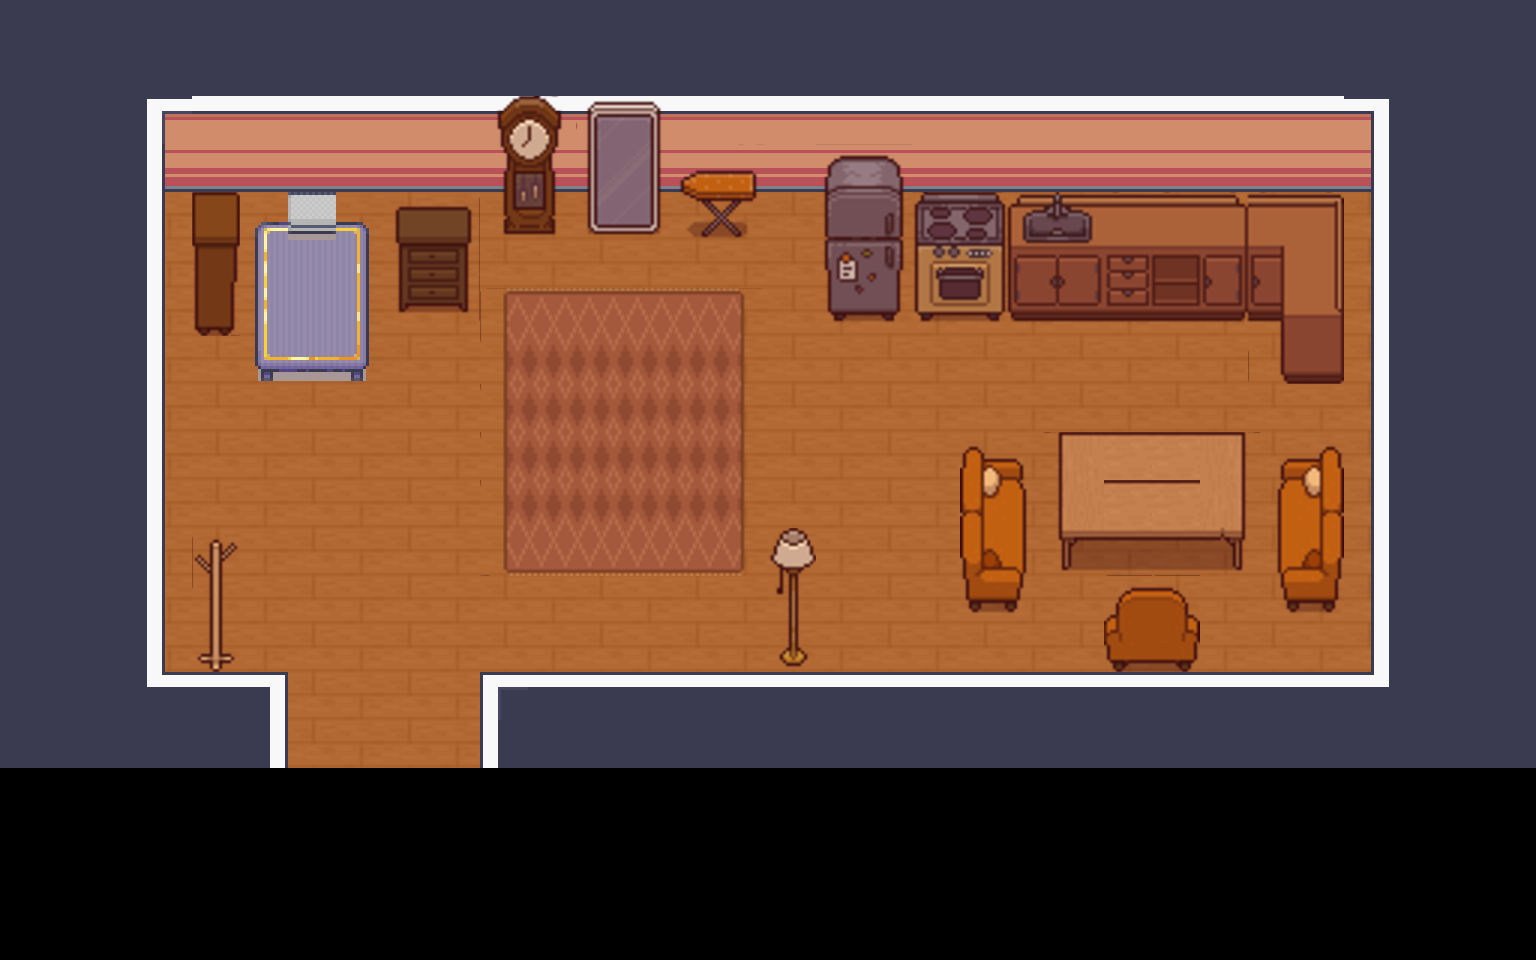

Below is a game level as drawn by its tile map, then a one-line description and the .tmx that defines it (tile-layer data replaced by summaries):
An orthogonal 32x20 tile map with 48x48 px tiles, 3 tile layers (Tile Layer 1, Tile Layer 2, Tile Layer 3), 5 tilesets and 21 objects.

<map version="1.10" tiledversion="1.10.2" orientation="orthogonal" renderorder="right-down" width="32" height="20" tilewidth="48" tileheight="48" infinite="0" nextlayerid="7" nextobjectid="37">
 <properties>
  <property name="backgroundLayers" value="0,1,2" />
  <property name="collisionLayer" type="int" value="3" />
  <property name="foregroundLayers" value="" />
  <property name="interactLayer" type="int" value="4" />
  <property name="viewportScalar" type="float" value="2" />
 </properties>
 <tileset firstgid="1" source="../Tilesets/Room_Builder_free_48x48.tsx" />
 <tileset firstgid="392" source="../Tilesets/Interiors_free_48x48.tsx" />
 <tileset firstgid="1816" source="../Tilesets/TopDownHouse_FurnitureState1.tsx" />
 <tileset firstgid="2050" source="../Tilesets/TopDownHouse_FurnitureState1 copy.tsx" />
 <tileset firstgid="2284" source="../Tilesets/TopDownHouse_FloorsAndWalls.tsx" />
 <layer id="1" name="Tile Layer 1" width="32" height="20">
  <data>[640 cells, 512 non-empty, 5 distinct tile ids]</data>
 </layer>
 <layer id="6" name="Tile Layer 2" width="32" height="20">
  <data>[640 cells, 148 non-empty, 114 distinct tile ids]</data>
 </layer>
 <layer id="3" name="Tile Layer 3" width="32" height="20">
  <data>[640 cells, 49 non-empty, 8 distinct tile ids]</data>
 </layer>
 <objectgroup id="4" name="Collision">
  <object id="1" x="0" y="0" width="144" height="768" />
  <object id="2" x="144" y="672" width="144" height="96" />
  <object id="3" x="144" y="528" width="96" height="144" />
  <object id="5" x="144" y="0" width="1392" height="192" />
  <object id="6" x="1392" y="192" width="144" height="576" />
  <object id="7" x="480.429" y="674.246" width="911.571" height="93.7541" />
  <object id="16" x="912" y="192" width="48" height="48" />
  <object id="23" x="139.971" y="193.806" width="328.393" height="116.642" />
  <object id="24" x="139.971" y="299.681" width="226.107" height="39.4789" />
  <object id="25" x="258.408" y="328.393" width="109.464" height="53.8349" />
  <object id="26" x="466.569" y="179.45" width="294.298" height="41.2734" />
  <object id="27" x="827.263" y="134.587" width="552.705" height="181.244" />
  <object id="28" x="1279.48" y="292.503" width="95.1084" height="95.1084" />
  <object id="29" x="963.645" y="457.597" width="430.679" height="218.929" />
  <object id="30" x="1060.55" y="439.652" width="177.655" height="26.9175" />
  <object id="31" x="780.606" y="536.555" width="23.3285" height="132.793" />
  <object id="33" x="279.942" y="732.155" width="206.367" height="35.8899" />
 </objectgroup>
 <objectgroup id="5" name="Interact">
  <object id="22" x="288" y="706.095" width="192" height="31.3981">
   <properties>
    <property name="event" value="teleport" />
    <property name="params" value="MapAssetsV2/Maps/CampusEast.tmx;5050,3650" />
   </properties>
  </object>
  <object id="32" x="620.896" y="419.912" width="23.3285" height="21.534">
   <properties>
    <property name="spawn" type="bool" value="true" />
   </properties>
  </object>
  <object id="34" x="254.819" y="353.516" width="114.848" height="48.4514">
   <properties>
    <property name="event" value="accomodation" />
   </properties>
  </object>
  <object id="36" x="816.496" y="270.969" width="515.021" height="150.738">
   <properties>
    <property name="event" value="cook" />
   </properties>
  </object>
 </objectgroup>
</map>
